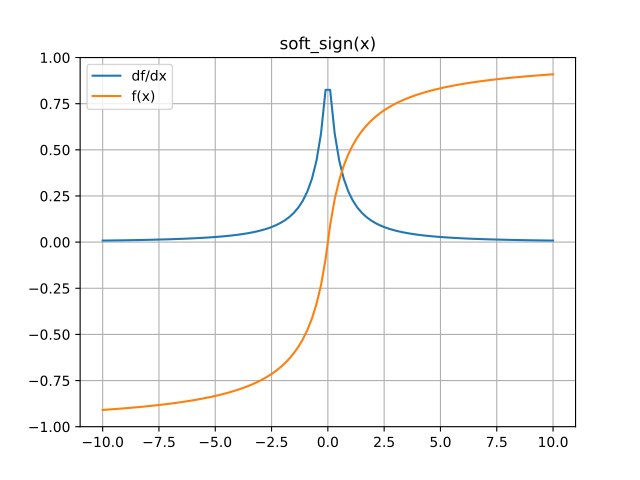

Write Python code to recreate this figure.
import mygrad as mg
from mygrad.nnet.activations import soft_sign
import matplotlib.pyplot as plt
x = mg.linspace(-10, 10, 100)
y = soft_sign(x)
plt.title("soft_sign(x)")
y.backward()
plt.plot(x, x.grad, label="df/dx")
plt.plot(x, y, label="f(x)")
plt.legend()
plt.grid()
plt.show()
